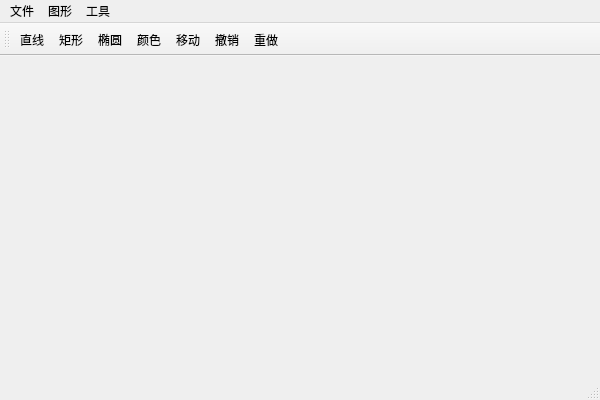
<?xml version="1.0" encoding="UTF-8"?>
<ui version="4.0">
 <class>cadClass</class>
 <widget class="QMainWindow" name="cadClass">
  <property name="geometry">
   <rect>
    <x>0</x>
    <y>0</y>
    <width>600</width>
    <height>400</height>
   </rect>
  </property>
  <property name="windowTitle">
   <string>cad</string>
  </property>
  <widget class="QWidget" name="centralWidget"/>
  <widget class="QMenuBar" name="menuBar">
   <property name="geometry">
    <rect>
     <x>0</x>
     <y>0</y>
     <width>600</width>
     <height>23</height>
    </rect>
   </property>
   <widget class="QMenu" name="menu">
    <property name="title">
     <string>文件</string>
    </property>
    <addaction name="open"/>
    <addaction name="save"/>
   </widget>
   <widget class="QMenu" name="menu_2">
    <property name="title">
     <string>图形</string>
    </property>
    <addaction name="separator"/>
    <addaction name="line"/>
    <addaction name="rect"/>
    <addaction name="eillpse"/>
   </widget>
   <widget class="QMenu" name="menu_3">
    <property name="title">
     <string>工具</string>
    </property>
    <addaction name="color"/>
    <addaction name="select"/>
    <addaction name="separator"/>
    <addaction name="undo"/>
    <addaction name="exect"/>
   </widget>
   <addaction name="menu"/>
   <addaction name="menu_2"/>
   <addaction name="menu_3"/>
  </widget>
  <widget class="QToolBar" name="mainToolBar">
   <attribute name="toolBarArea">
    <enum>TopToolBarArea</enum>
   </attribute>
   <attribute name="toolBarBreak">
    <bool>false</bool>
   </attribute>
   <addaction name="line"/>
   <addaction name="rect"/>
   <addaction name="eillpse"/>
   <addaction name="color"/>
   <addaction name="select"/>
   <addaction name="undo"/>
   <addaction name="exect"/>
  </widget>
  <widget class="QStatusBar" name="statusBar"/>
  <action name="line">
   <property name="checkable">
    <bool>true</bool>
   </property>
   <property name="icon">
    <iconset resource="cad.qrc">
     <normaloff>:/cad/Resources/line_32px_1101685_easyicon.net.ico</normaloff>:/cad/Resources/line_32px_1101685_easyicon.net.ico</iconset>
   </property>
   <property name="text">
    <string>直线</string>
   </property>
  </action>
  <action name="rect">
   <property name="checkable">
    <bool>true</bool>
   </property>
   <property name="icon">
    <iconset resource="cad.qrc">
     <normaloff>:/cad/Resources/rectangle_32px_1125662_easyicon.net.ico</normaloff>:/cad/Resources/rectangle_32px_1125662_easyicon.net.ico</iconset>
   </property>
   <property name="text">
    <string>矩形</string>
   </property>
  </action>
  <action name="eillpse">
   <property name="checkable">
    <bool>true</bool>
   </property>
   <property name="icon">
    <iconset resource="cad.qrc">
     <normaloff>:/cad/Resources/ellipse_stroked_32px_1168912_easyicon.net.ico</normaloff>:/cad/Resources/ellipse_stroked_32px_1168912_easyicon.net.ico</iconset>
   </property>
   <property name="text">
    <string>椭圆</string>
   </property>
  </action>
  <action name="color">
   <property name="icon">
    <iconset resource="cad.qrc">
     <normaloff>:/cad/Resources/my_work_Color_plate_32px_515147_easyicon.net.ico</normaloff>:/cad/Resources/my_work_Color_plate_32px_515147_easyicon.net.ico</iconset>
   </property>
   <property name="text">
    <string>颜色</string>
   </property>
  </action>
  <action name="select">
   <property name="checkable">
    <bool>true</bool>
   </property>
   <property name="icon">
    <iconset resource="cad.qrc">
     <normaloff>:/cad/Resources/move_32px_1208133_easyicon.net.ico</normaloff>:/cad/Resources/move_32px_1208133_easyicon.net.ico</iconset>
   </property>
   <property name="text">
    <string>移动</string>
   </property>
  </action>
  <action name="undo">
   <property name="icon">
    <iconset resource="cad.qrc">
     <normaloff>:/cad/Resources/20181011081318398_easyicon_net_32.ico</normaloff>:/cad/Resources/20181011081318398_easyicon_net_32.ico</iconset>
   </property>
   <property name="text">
    <string>撤销</string>
   </property>
  </action>
  <action name="exect">
   <property name="icon">
    <iconset resource="cad.qrc">
     <normaloff>:/cad/Resources/Redo_32px_522651_easyicon.net.ico</normaloff>:/cad/Resources/Redo_32px_522651_easyicon.net.ico</iconset>
   </property>
   <property name="text">
    <string>重做</string>
   </property>
  </action>
  <action name="open">
   <property name="text">
    <string>打开</string>
   </property>
  </action>
  <action name="save">
   <property name="text">
    <string>保存</string>
   </property>
  </action>
 </widget>
 <layoutdefault spacing="6" margin="11"/>
 <resources>
  <include location="cad.qrc"/>
 </resources>
 <connections/>
</ui>
